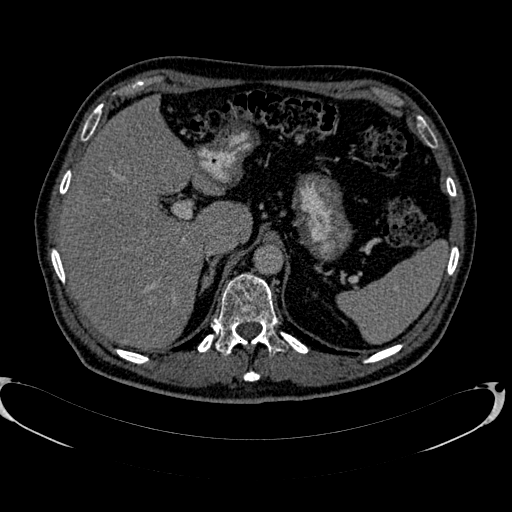
#> input picture liver_system/Smooth/data_RIP/img/02.bmp, 512 x 512 px
$ python -i watershed1.py   (imports and definitions only)   (older library calls are emulated)
#> lines starting #> are read from the running program, lines starting #| are printed output that depends on the picture; after the words box and inside, x2 and y2 are one past the last pixel; in counts of white or black regions, pixels touching at a corner belong together
#> further down, picture is the input picture: shape (512, 512, 3); min 0, max 255, mean 31.3

import matplotlib.pyplot as plt
from scipy import ndimage as ndi
from skimage import morphology,color,data,filters
import cv2
import numpy as np

def sobel_grad(img):
    sobelx = cv2.Sobel(img,cv2.CV_64F,1,0,ksize=3)
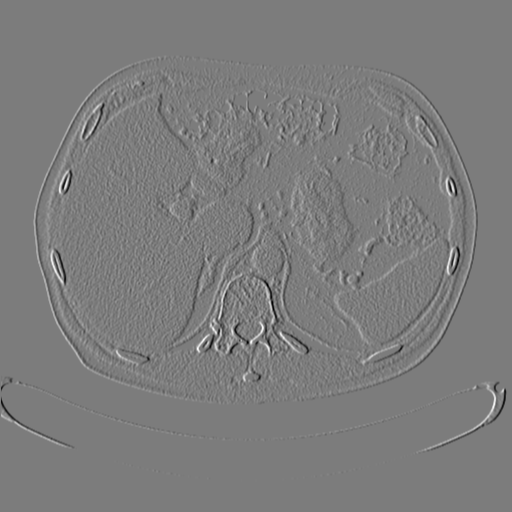
#> sobelx: shape (512, 512, 3) float64; min -881, max 917, mean -0.1; drawn with min black and max white
    sobely = cv2.Sobel(img,cv2.CV_64F,0,1,ksize=3)
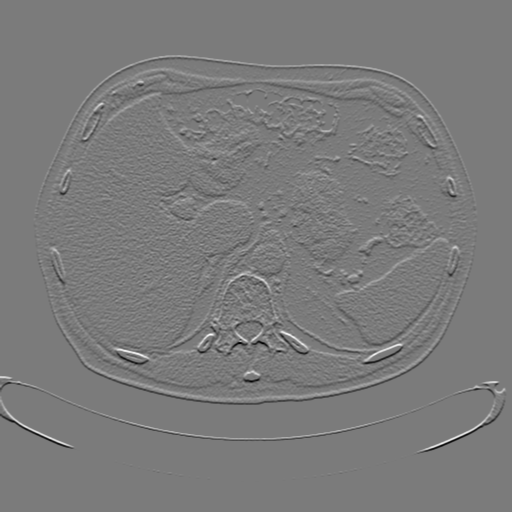
#> sobely: shape (512, 512, 3) float64; min -942, max 1010, mean 0; drawn with min black and max white
    sobelx = cv2.convertScaleAbs(sobelx)   # 转回uint8
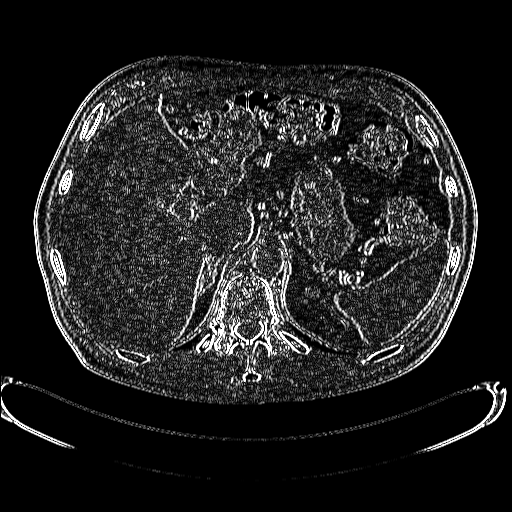
#> sobelx: shape (512, 512, 3); min 0, max 255, mean 32
    sobely = cv2.convertScaleAbs(sobely)
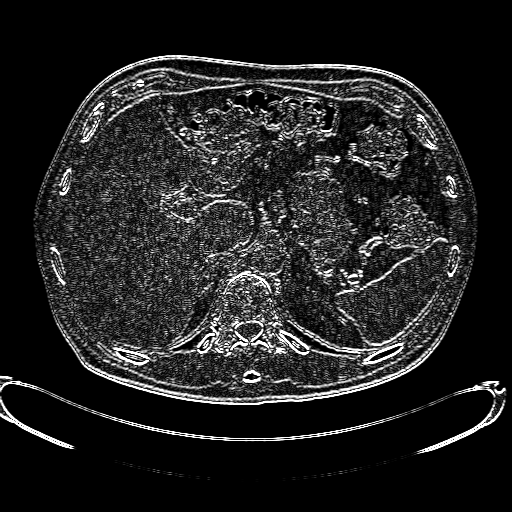
#> sobely: shape (512, 512, 3); min 0, max 255, mean 33.9
    sobelxy =  cv2.addWeighted(sobelx,0.5,sobely,0.5,0)
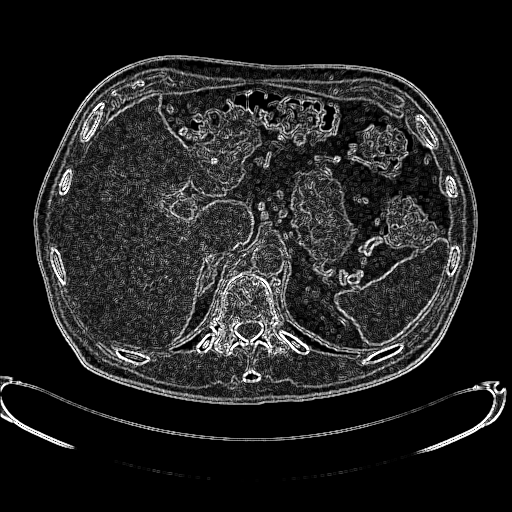
#> sobelxy: shape (512, 512, 3); min 0, max 255, mean 32.9
    ######img =color.rgb2gray(data.camera())
    ######denoised = filters.rank.median(img, morphology.disk(2)) #过滤噪声
    print(sobelxy)
#> (printed output is left out)
    # [8 lines of commented-out code are left out]
    '''
    watershed( InputArray image, InputOutputArray markers )
    第一个参数 image，必须是一个8bit 3通道彩色图像矩阵序列
    关键是第二个参数markers，在执行分水岭函数watershed之前，
    必须对第二个参数markers进行处理，它应该包含不同区域的轮廓，每个轮廓有一个自己唯一的编号。

    算法会根据markers传入的轮廓作为种子（也就是所谓的注水点），
    对图像上其他的像素点根据分水岭算法规则进行判断，并对每个像素点的区域归属进行划定，
    直到处理完图像上所有像素点。而区域与区域之间的分界处的值被置为“-1”，以做区分。
    '''
    labels1 = cv2.convertScaleAbs(sobelxy)
    ret, binary = cv2.threshold(labels1, 0, 255, cv2.THRESH_BINARY)
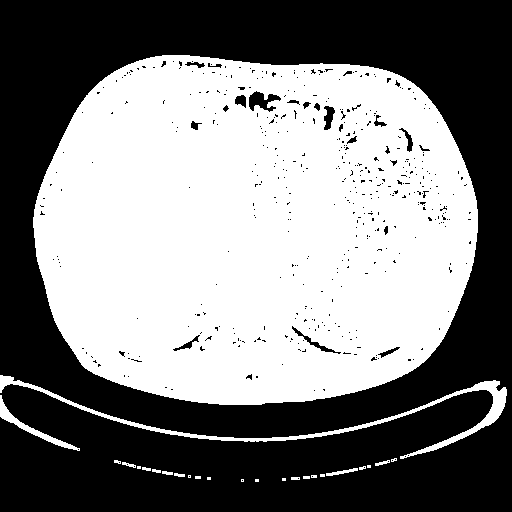
#> binary: shape (512, 512, 3); 50% white; 458 black regions (435 under 20 px), largest, box (x1, y1, x2, y2) and area: (0, 0, 512, 512) 128239, (249, 91, 281, 112) 351, (292, 326, 341, 354) 177
    #labels=markers==0
    return binary
# [14 lines of commented-out code are left out]
'''
fig, axes = plt.subplots(2,2,figsize=(8, 8))
axes = axes.ravel()
ax0, ax1, ax2, ax3 = axes

ax0.imshow(img,plt.cm.gray)
ax0.set_title("Original")
ax1.imshow(sobelxy,plt.cm.nipy_spectral)
ax1.set_title("Gradient")
ax2.imshow(markers,plt.cm.nipy_spectral)
ax2.set_title("Markers")
ax3.imshow(labels,plt.cm.nipy_spectral)
ax3.set_title("Segmented")
#plt.cm.nipy_spectral实现的功能是给不同的类别不同的颜色

plt.figure()
plt.imshow(labels)
plt.show()
'''
'''
for ax in axes:
    ax.axis('off')

fig.tight_layout() #自动布局
plt.show()
'''
'''
分水岭在地理学上就是指一个山脊，水通常会沿着山脊的两边流向不同的“汇水盆”。
分水岭算法是一种用于图像分割的经典算法，是基于拓扑理论的数学形态学的分割方法。
如果图像中的目标物体是连在一起的，则分割起来会更困难，
分水岭算法经常用于处理这类问题，通常会取得比较好的效果。

分水岭算法也可以和梯度相结合，来实现图像分割。
一般梯度图像在边缘处有较高的像素值，而在其它地方则有较低的像素值，
理想情况下，分山岭恰好在边缘。因此，我们可以根据梯度来寻找分山岭

分水岭算法常用的操作步骤：
1.彩色图像灰度化
2.求梯度图
3.最后在梯度图的基础上进行分水岭算法，求得分段图像的边缘线
4.绘制分割出来的区域，可以使用随机颜色填充
'''

>>> import cv2
>>> picture = cv2.cvtColor(cv2.imread('data_RIP/img/02.bmp'), cv2.COLOR_BGR2RGB)
>>> result = sobel_grad(picture)

$ run again, on liver_system/Smooth/data_RIP/img/01.png
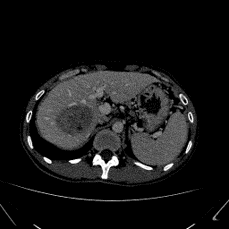
#> input picture liver_system/Smooth/data_RIP/img/01.png, 229 x 229 px
#> picture is the input picture: shape (229, 229, 3); min 0, max 255, mean 22.7
#> in sobel_grad, `sobely = cv2.Sobel(img,cv2.CV_64F,0,1,ksize=3)`:
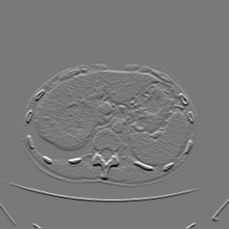
#> sobely: shape (229, 229, 3) float64; min -935, max 1020, mean 0.2; drawn with min black and max white
#> (printed output is left out)
#> in sobel_grad, `ret, binary = cv2.threshold(labels1, 0, 255, cv2.THRESH_BINARY)`:
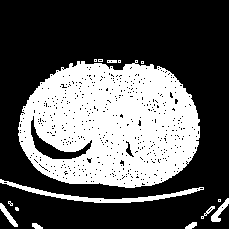
#> binary: shape (229, 229, 3); 35.5% white; 15 white regions (7 under 20 px), largest, box (x1, y1, x2, y2) and area: (18, 60, 200, 188) 17221, (0, 179, 204, 203) 877, (211, 198, 229, 222) 154

$ run again, on liver_system/Smooth/data_RIP/img/067.png
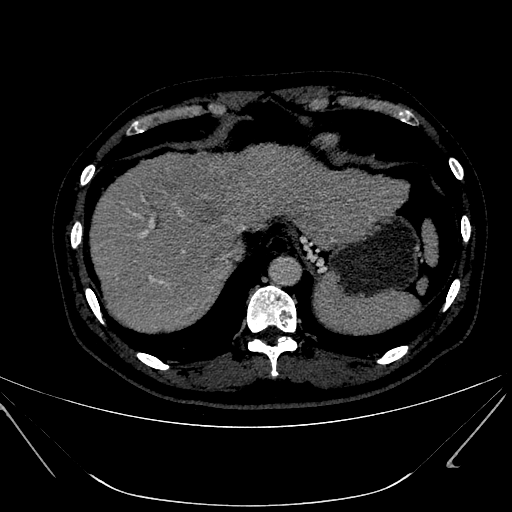
#> input picture liver_system/Smooth/data_RIP/img/067.png, 512 x 512 px
#> picture is the input picture: shape (512, 512, 3); min 0, max 255, mean 26.6
#> in sobel_grad, `sobely = cv2.Sobel(img,cv2.CV_64F,0,1,ksize=3)`:
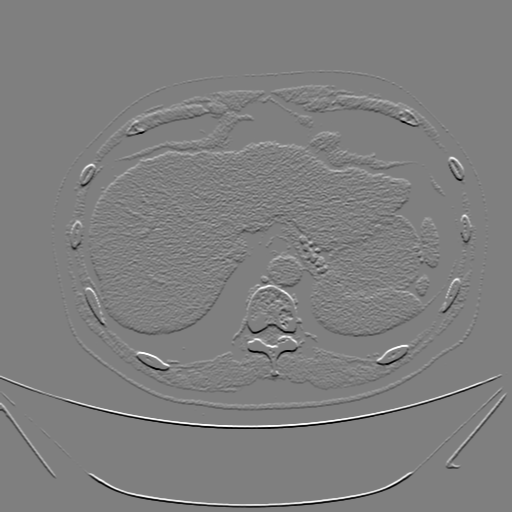
#> sobely: shape (512, 512, 3) float64; min -1020, max 1020, mean 0; drawn with min black and max white
#> (printed output is left out)
#> in sobel_grad, `ret, binary = cv2.threshold(labels1, 0, 255, cv2.THRESH_BINARY)`:
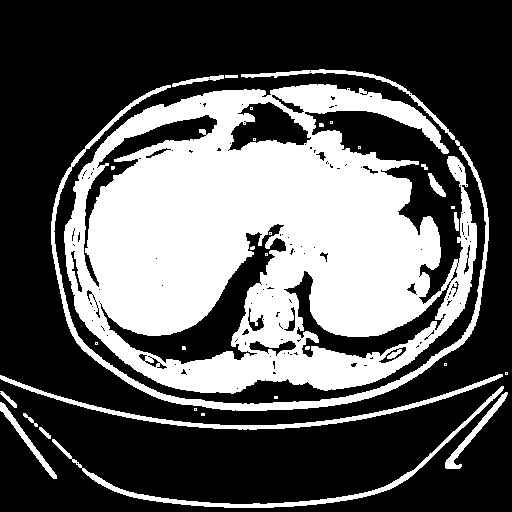
#> binary: shape (512, 512, 3); 35.2% white; 32 white regions (18 under 20 px), largest, box (x1, y1, x2, y2) and area: (64, 84, 477, 394) 79791, (51, 69, 489, 411) 5996, (0, 374, 503, 430) 2278
